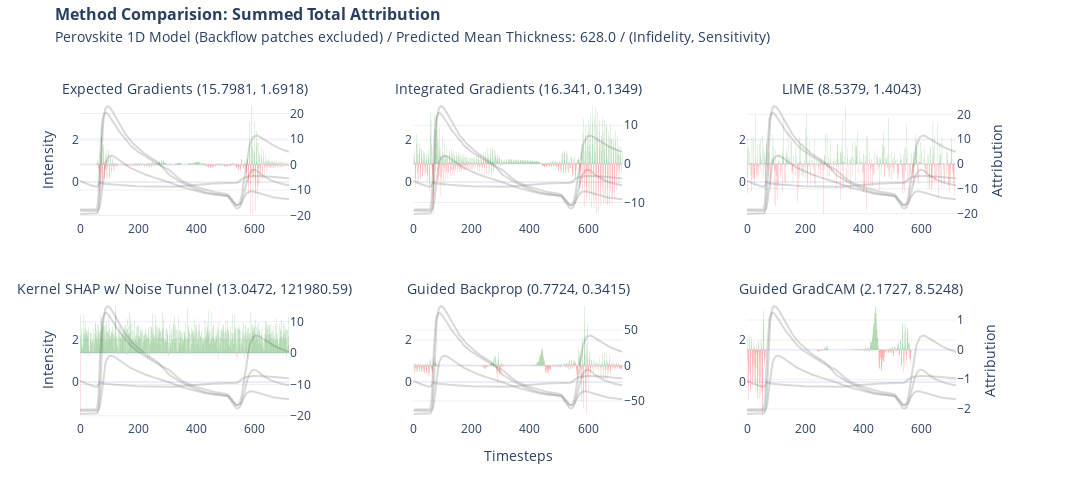

The notebook cell saved with this chart:
### Code cell
import plotly.graph_objects as go


def format_title(title, subtitle=None, font_size=16, subtitle_font_size=14):
    title = f'<span style="font-size: {font_size}px;"><b>{title}</b></span>'
    if not subtitle:
        return title
    subtitle = f'<span style="font-size: {subtitle_font_size}px;">{subtitle}</span>'
    return f"{title}<br>{subtitle}"

if target == "pce":
    subtitle = "Perovskite 1D Model (Backflow patches excluded) / Predicted PCE: "
else:
    subtitle = "Perovskite 1D Model (Backflow patches excluded) / Predicted Mean Thickness: "


from plotly.subplots import make_subplots

fig = make_subplots(
    rows=2,
    cols=3,
    specs=[
        [{"secondary_y": True}, {"secondary_y": True}, {"secondary_y": True}],
        [{"secondary_y": True}, {"secondary_y": True}, {"secondary_y": True}],
    ],
    subplot_titles=(
        format_title(
            "",
            "Expected Gradients ("
            + str(*np.round(infid_eg.numpy(), 4))
            + ", "
            + str(*np.round(sens_eg.numpy(), 4))
            + ")",
        ),
        format_title(
            "",
            "Integrated Gradients ("
            + str(*np.round(infid_ig.numpy(), 4))
            + ", "
            + str(*np.round(sens_ig.numpy(), 4))
            + ")",
        ),
        format_title(
            "",
            "LIME ("
            + str(*np.round(infid_lime.numpy(), 4))
            + ", "
            + str(*np.round(sens_lime.numpy(), 4))
            + ")",
        ),
        format_title(
            "",
            "Kernel SHAP w/ Noise Tunnel ("
            + str(*np.round(infid_ks.numpy(), 4))
            + ", "
            + str(*np.round(sens_ks.numpy(), 4))
            + ")",
        ),
        format_title(
            "",
            "Guided Backprop ("
            + str(*np.round(infid_gbp.numpy(), 4))
            + ", "
            + str(*np.round(sens_gbp.numpy(), 4))
            + ")",
        ),
        format_title(
            "",
            "Guided GradCAM ("
            + str(*np.round(infid_ggc.numpy(), 4))
            + ", "
            + str(*np.round(sens_ggc.numpy(), 4))
            + ")",
        ),
    ),
)

fig.add_trace(
    go.Scatter(y=x[0], name="ND", marker_color="grey", opacity=0.3, showlegend=False),
    row=1,
    col=1,
)
fig.add_trace(
    go.Scatter(
        y=x[1], name="LP725", marker_color="grey", opacity=0.3, showlegend=False
    ),
    row=1,
    col=1,
)
fig.add_trace(
    go.Scatter(
        y=x[2], name="LP780", marker_color="grey", opacity=0.3, showlegend=False
    ),
    row=1,
    col=1,
)
fig.add_trace(
    go.Scatter(
        y=x[3], name="SP775", marker_color="grey", opacity=0.3, showlegend=False
    ),
    row=1,
    col=1,
)
fig.add_trace(
    go.Bar(
        y=attr_eg.squeeze().sum(axis=0),
        marker_color=np.where(attr_eg.squeeze().sum(axis=0) < 0, "red", "green"),
        opacity=0.5,
        showlegend=False,
        marker_line_width=0,
    ),
    secondary_y=True,
    row=1,
    col=1,
)

fig.add_trace(
    go.Scatter(y=x[0], name="ND", marker_color="grey", opacity=0.3, showlegend=False),
    row=1,
    col=2,
)
fig.add_trace(
    go.Scatter(
        y=x[1], name="LP725", marker_color="grey", opacity=0.3, showlegend=False
    ),
    row=1,
    col=2,
)
fig.add_trace(
    go.Scatter(
        y=x[2], name="LP780", marker_color="grey", opacity=0.3, showlegend=False
    ),
    row=1,
    col=2,
)
fig.add_trace(
    go.Scatter(
        y=x[3], name="SP775", marker_color="grey", opacity=0.3, showlegend=False
    ),
    row=1,
    col=2,
)
fig.add_trace(
    go.Bar(
        y=attr_ig.squeeze().sum(axis=0),
        marker_color=np.where(attr_ig.squeeze().sum(axis=0) < 0, "red", "green"),
        opacity=0.5,
        showlegend=False,
        marker_line_width=0,
    ),
    secondary_y=True,
    row=1,
    col=2,
)

fig.add_trace(
    go.Scatter(y=x[0], name="ND", marker_color="grey", opacity=0.3, showlegend=False),
    row=1,
    col=3,
)
fig.add_trace(
    go.Scatter(
        y=x[1], name="LP725", marker_color="grey", opacity=0.3, showlegend=False
    ),
    row=1,
    col=3,
)
fig.add_trace(
    go.Scatter(
        y=x[2], name="LP780", marker_color="grey", opacity=0.3, showlegend=False
    ),
    row=1,
    col=3,
)
fig.add_trace(
    go.Scatter(
        y=x[3], name="SP775", marker_color="grey", opacity=0.3, showlegend=False
    ),
    row=1,
    col=3,
)
fig.add_trace(
    go.Bar(
        y=attr_lime.squeeze().sum(axis=0),
        marker_color=np.where(attr_lime.squeeze().sum(axis=0) < 0, "red", "green"),
        opacity=0.5,
        showlegend=False,
        marker_line_width=0,
    ),
    secondary_y=True,
    row=1,
    col=3,
)

fig.add_trace(
    go.Scatter(y=x[0], name="ND", marker_color="grey", opacity=0.3, showlegend=False),
    row=2,
    col=1,
)
fig.add_trace(
    go.Scatter(
        y=x[1], name="LP725", marker_color="grey", opacity=0.3, showlegend=False
    ),
    row=2,
    col=1,
)
fig.add_trace(
    go.Scatter(
        y=x[2], name="LP780", marker_color="grey", opacity=0.3, showlegend=False
    ),
    row=2,
    col=1,
)
fig.add_trace(
    go.Scatter(
        y=x[3], name="SP775", marker_color="grey", opacity=0.3, showlegend=False
    ),
    row=2,
    col=1,
)
fig.add_trace(
    go.Bar(
        y=attr_ks.squeeze().sum(axis=0),
        marker_color=np.where(attr_ks.squeeze().sum(axis=0) < 0, "red", "green"),
        opacity=0.5,
        showlegend=False,
        marker_line_width=0,
    ),
    secondary_y=True,
    row=2,
    col=1,
)

fig.add_trace(
    go.Scatter(y=x[0], name="ND", marker_color="grey", opacity=0.3, showlegend=False),
    row=2,
    col=2,
)
fig.add_trace(
    go.Scatter(
        y=x[1], name="LP725", marker_color="grey", opacity=0.3, showlegend=False
    ),
    row=2,
    col=2,
)
fig.add_trace(
    go.Scatter(
        y=x[2], name="LP780", marker_color="grey", opacity=0.3, showlegend=False
    ),
    row=2,
    col=2,
)
fig.add_trace(
    go.Scatter(
        y=x[3], name="SP775", marker_color="grey", opacity=0.3, showlegend=False
    ),
    row=2,
    col=2,
)
fig.add_trace(
    go.Bar(
        y=attr_gbp.squeeze().sum(axis=0),
        marker_color=np.where(attr_gbp.squeeze().sum(axis=0) < 0, "red", "green"),
        opacity=0.5,
        showlegend=False,
        marker_line_width=0,
    ),
    secondary_y=True,
    row=2,
    col=2,
)

fig.add_trace(
    go.Scatter(y=x[0], name="ND", marker_color="grey", opacity=0.3, showlegend=False),
    row=2,
    col=3,
)
fig.add_trace(
    go.Scatter(
        y=x[1], name="LP725", marker_color="grey", opacity=0.3, showlegend=False
    ),
    row=2,
    col=3,
)
fig.add_trace(
    go.Scatter(
        y=x[2], name="LP780", marker_color="grey", opacity=0.3, showlegend=False
    ),
    row=2,
    col=3,
)
fig.add_trace(
    go.Scatter(
        y=x[3], name="SP775", marker_color="grey", opacity=0.3, showlegend=False
    ),
    row=2,
    col=3,
)
fig.add_trace(
    go.Bar(
        y=attr_ggc.squeeze().sum(axis=0),
        marker_color=np.where(attr_ggc.squeeze().sum(axis=0) < 0, "red", "green"),
        opacity=0.5,
        showlegend=False,
        marker_line_width=0,
    ),
    secondary_y=True,
    row=2,
    col=3,
)

fig.update_yaxes(title=None)
fig.update_yaxes(title_text=None, secondary_y=True)
fig.update_xaxes(title=None)

fig.update_yaxes(title="Intensity", row=1, col=1)
fig.update_yaxes(title_text=None, secondary_y=True, row=1, col=1)
fig.update_yaxes(title_text="Attribution", secondary_y=True, row=1, col=3)
fig.update_yaxes(title="Intensity", row=2, col=1)
fig.update_yaxes(title_text=None, secondary_y=True, row=2, col=1)
fig.update_yaxes(title_text="Attribution", secondary_y=True, row=2, col=3)
fig.update_xaxes(title="Timesteps", row=2, col=2)

fig.update_layout(
    title=format_title(
        "Method Comparision: Summed Total Attribution",
        subtitle
        + str(np.round(y,2))
        + " / (Infidelity, Sensitivity)",
    ),
    legend_title=None,
    title_y=0.96,
    template="plotly_white",
    height=500,
    width=1400,
)

fig.write_image("xai/images/"+ target + "/1D/1D_nb_cmp_sum.png", scale=2)

fig.show()

### Figure 1 — Plotly figure (JSON) as saved in the notebook; plotly's stock layout.template omitted (floating-point values rounded to 4 significant figures; data arrays with more than 128 entries replaced by an {"elided": "..."} marker saying what was removed)
{"data": [{"marker": {"color": "grey"}, "name": "ND", "opacity": 0.3, "showlegend": false, "type": "scatter", "xaxis": "x", "y": {"elided": "719 float values"}, "yaxis": "y"}, {"marker": {"color": "grey"}, "name": "LP725", "opacity": 0.3, "showlegend": false, "type": "scatter", "xaxis": "x", "y": {"elided": "719 float values"}, "yaxis": "y"}, {"marker": {"color": "grey"}, "name": "LP780", "opacity": 0.3, "showlegend": false, "type": "scatter", "xaxis": "x", "y": {"elided": "719 float values"}, "yaxis": "y"}, {"marker": {"color": "grey"}, "name": "SP775", "opacity": 0.3, "showlegend": false, "type": "scatter", "xaxis": "x", "y": {"elided": "719 float values"}, "yaxis": "y"}, {"marker": {"color": {"elided": "719 str values"}, "line": {"width": 0}}, "opacity": 0.5, "showlegend": false, "type": "bar", "xaxis": "x", "y": {"elided": "719 float values"}, "yaxis": "y2"}, {"marker": {"color": "grey"}, "name": "ND", "opacity": 0.3, "showlegend": false, "type": "scatter", "xaxis": "x2", "y": {"elided": "719 float values"}, "yaxis": "y3"}, {"marker": {"color": "grey"}, "name": "LP725", "opacity": 0.3, "showlegend": false, "type": "scatter", "xaxis": "x2", "y": {"elided": "719 float values"}, "yaxis": "y3"}, {"marker": {"color": "grey"}, "name": "LP780", "opacity": 0.3, "showlegend": false, "type": "scatter", "xaxis": "x2", "y": {"elided": "719 float values"}, "yaxis": "y3"}, {"marker": {"color": "grey"}, "name": "SP775", "opacity": 0.3, "showlegend": false, "type": "scatter", "xaxis": "x2", "y": {"elided": "719 float values"}, "yaxis": "y3"}, {"marker": {"color": {"elided": "719 str values"}, "line": {"width": 0}}, "opacity": 0.5, "showlegend": false, "type": "bar", "xaxis": "x2", "y": {"elided": "719 float values"}, "yaxis": "y4"}, {"marker": {"color": "grey"}, "name": "ND", "opacity": 0.3, "showlegend": false, "type": "scatter", "xaxis": "x3", "y": {"elided": "719 float values"}, "yaxis": "y5"}, {"marker": {"color": "grey"}, "name": "LP725", "opacity": 0.3, "showlegend": false, "type": "scatter", "xaxis": "x3", "y": {"elided": "719 float values"}, "yaxis": "y5"}, {"marker": {"color": "grey"}, "name": "LP780", "opacity": 0.3, "showlegend": false, "type": "scatter", "xaxis": "x3", "y": {"elided": "719 float values"}, "yaxis": "y5"}, {"marker": {"color": "grey"}, "name": "SP775", "opacity": 0.3, "showlegend": false, "type": "scatter", "xaxis": "x3", "y": {"elided": "719 float values"}, "yaxis": "y5"}, {"marker": {"color": {"elided": "719 str values"}, "line": {"width": 0}}, "opacity": 0.5, "showlegend": false, "type": "bar", "xaxis": "x3", "y": {"elided": "719 float values"}, "yaxis": "y6"}, {"marker": {"color": "grey"}, "name": "ND", "opacity": 0.3, "showlegend": false, "type": "scatter", "xaxis": "x4", "y": {"elided": "719 float values"}, "yaxis": "y7"}, {"marker": {"color": "grey"}, "name": "LP725", "opacity": 0.3, "showlegend": false, "type": "scatter", "xaxis": "x4", "y": {"elided": "719 float values"}, "yaxis": "y7"}, {"marker": {"color": "grey"}, "name": "LP780", "opacity": 0.3, "showlegend": false, "type": "scatter", "xaxis": "x4", "y": {"elided": "719 float values"}, "yaxis": "y7"}, {"marker": {"color": "grey"}, "name": "SP775", "opacity": 0.3, "showlegend": false, "type": "scatter", "xaxis": "x4", "y": {"elided": "719 float values"}, "yaxis": "y7"}, {"marker": {"color": {"elided": "719 str values"}, "line": {"width": 0}}, "opacity": 0.5, "showlegend": false, "type": "bar", "xaxis": "x4", "y": {"elided": "719 float values"}, "yaxis": "y8"}, {"marker": {"color": "grey"}, "name": "ND", "opacity": 0.3, "showlegend": false, "type": "scatter", "xaxis": "x5", "y": {"elided": "719 float values"}, "yaxis": "y9"}, {"marker": {"color": "grey"}, "name": "LP725", "opacity": 0.3, "showlegend": false, "type": "scatter", "xaxis": "x5", "y": {"elided": "719 float values"}, "yaxis": "y9"}, {"marker": {"color": "grey"}, "name": "LP780", "opacity": 0.3, "showlegend": false, "type": "scatter", "xaxis": "x5", "y": {"elided": "719 float values"}, "yaxis": "y9"}, {"marker": {"color": "grey"}, "name": "SP775", "opacity": 0.3, "showlegend": false, "type": "scatter", "xaxis": "x5", "y": {"elided": "719 float values"}, "yaxis": "y9"}, {"marker": {"color": {"elided": "719 str values"}, "line": {"width": 0}}, "opacity": 0.5, "showlegend": false, "type": "bar", "xaxis": "x5", "y": {"elided": "719 float values"}, "yaxis": "y10"}, {"marker": {"color": "grey"}, "name": "ND", "opacity": 0.3, "showlegend": false, "type": "scatter", "xaxis": "x6", "y": {"elided": "719 float values"}, "yaxis": "y11"}, {"marker": {"color": "grey"}, "name": "LP725", "opacity": 0.3, "showlegend": false, "type": "scatter", "xaxis": "x6", "y": {"elided": "719 float values"}, "yaxis": "y11"}, {"marker": {"color": "grey"}, "name": "LP780", "opacity": 0.3, "showlegend": false, "type": "scatter", "xaxis": "x6", "y": {"elided": "719 float values"}, "yaxis": "y11"}, {"marker": {"color": "grey"}, "name": "SP775", "opacity": 0.3, "showlegend": false, "type": "scatter", "xaxis": "x6", "y": {"elided": "719 float values"}, "yaxis": "y11"}, {"marker": {"color": {"elided": "719 str values"}, "line": {"width": 0}}, "opacity": 0.5, "showlegend": false, "type": "bar", "xaxis": "x6", "y": {"elided": "719 float values"}, "yaxis": "y12"}], "layout": {"annotations": [{"font": {"size": 16}, "showarrow": false, "text": "<span style=\"font-size: 16px;\"><b></b></span><br><span style=\"font-size: 14px;\">Expected Gradients (15.7981, 1.6918)</span>", "x": 0.1122, "xanchor": "center", "xref": "paper", "y": 1, "yanchor": "bottom", "yref": "paper"}, {"font": {"size": 16}, "showarrow": false, "text": "<span style=\"font-size: 16px;\"><b></b></span><br><span style=\"font-size: 14px;\">Integrated Gradients (16.341, 0.1349)</span>", "x": 0.47, "xanchor": "center", "xref": "paper", "y": 1, "yanchor": "bottom", "yref": "paper"}, {"font": {"size": 16}, "showarrow": false, "text": "<span style=\"font-size: 16px;\"><b></b></span><br><span style=\"font-size: 14px;\">LIME (8.5379, 1.4043)</span>", "x": 0.8278, "xanchor": "center", "xref": "paper", "y": 1, "yanchor": "bottom", "yref": "paper"}, {"font": {"size": 16}, "showarrow": false, "text": "<span style=\"font-size: 16px;\"><b></b></span><br><span style=\"font-size: 14px;\">Kernel SHAP w/ Noise Tunnel (13.0472, 121980.59)</span>", "x": 0.1122, "xanchor": "center", "xref": "paper", "y": 0.375, "yanchor": "bottom", "yref": "paper"}, {"font": {"size": 16}, "showarrow": false, "text": "<span style=\"font-size: 16px;\"><b></b></span><br><span style=\"font-size: 14px;\">Guided Backprop (0.7724, 0.3415)</span>", "x": 0.47, "xanchor": "center", "xref": "paper", "y": 0.375, "yanchor": "bottom", "yref": "paper"}, {"font": {"size": 16}, "showarrow": false, "text": "<span style=\"font-size: 16px;\"><b></b></span><br><span style=\"font-size: 14px;\">Guided GradCAM (2.1727, 8.5248)</span>", "x": 0.8278, "xanchor": "center", "xref": "paper", "y": 0.375, "yanchor": "bottom", "yref": "paper"}], "height": 500, "legend": {"title": {}}, "title": {"text": "<span style=\"font-size: 16px;\"><b>Method Comparision: Summed Total Attribution</b></span><br><span style=\"font-size: 14px;\">Perovskite 1D Model (Backflow patches excluded) / Predicted Mean Thickness: 628.0 / (Infidelity, Sensitivity)</span>", "y": 0.96}, "width": 1400, "xaxis": {"anchor": "y", "domain": [0, 0.2244], "title": {}}, "xaxis2": {"anchor": "y3", "domain": [0.3578, 0.5822], "title": {}}, "xaxis3": {"anchor": "y5", "domain": [0.7156, 0.94], "title": {}}, "xaxis4": {"anchor": "y7", "domain": [0, 0.2244], "title": {}}, "xaxis5": {"anchor": "y9", "domain": [0.3578, 0.5822], "title": {"text": "Timesteps"}}, "xaxis6": {"anchor": "y11", "domain": [0.7156, 0.94], "title": {}}, "yaxis": {"anchor": "x", "domain": [0.625, 1], "title": {"text": "Intensity"}}, "yaxis10": {"anchor": "x5", "overlaying": "y9", "side": "right", "title": {}}, "yaxis11": {"anchor": "x6", "domain": [0, 0.375], "title": {}}, "yaxis12": {"anchor": "x6", "overlaying": "y11", "side": "right", "title": {"text": "Attribution"}}, "yaxis2": {"anchor": "x", "overlaying": "y", "side": "right", "title": {}}, "yaxis3": {"anchor": "x2", "domain": [0.625, 1], "title": {}}, "yaxis4": {"anchor": "x2", "overlaying": "y3", "side": "right", "title": {}}, "yaxis5": {"anchor": "x3", "domain": [0.625, 1], "title": {}}, "yaxis6": {"anchor": "x3", "overlaying": "y5", "side": "right", "title": {"text": "Attribution"}}, "yaxis7": {"anchor": "x4", "domain": [0, 0.375], "title": {"text": "Intensity"}}, "yaxis8": {"anchor": "x4", "overlaying": "y7", "side": "right", "title": {}}, "yaxis9": {"anchor": "x5", "domain": [0, 0.375], "title": {}}}}
